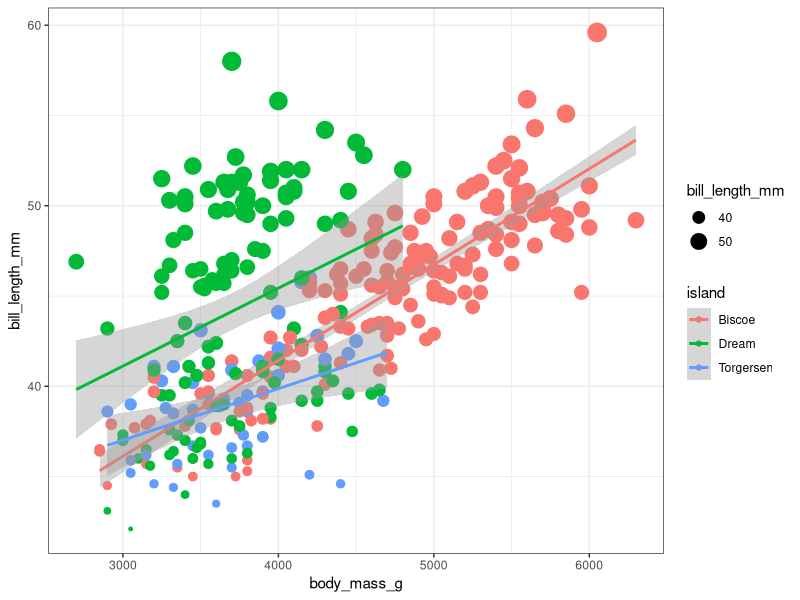
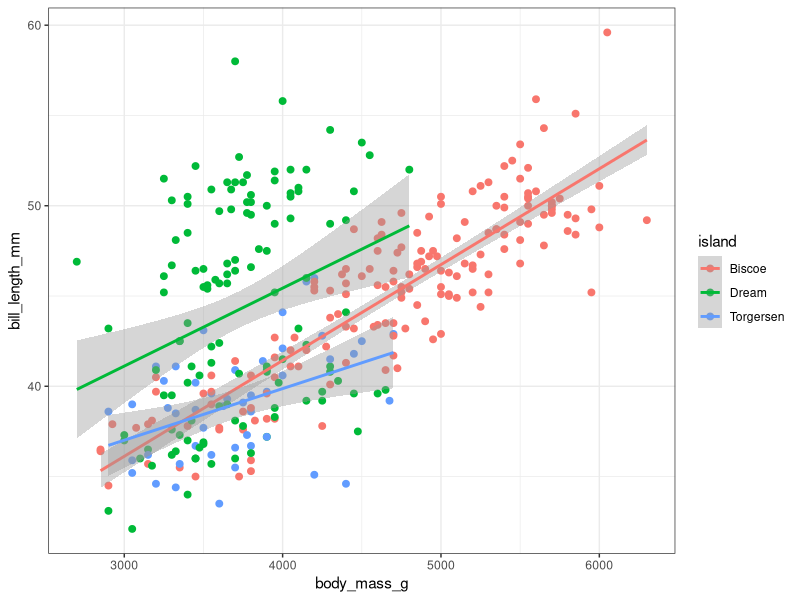
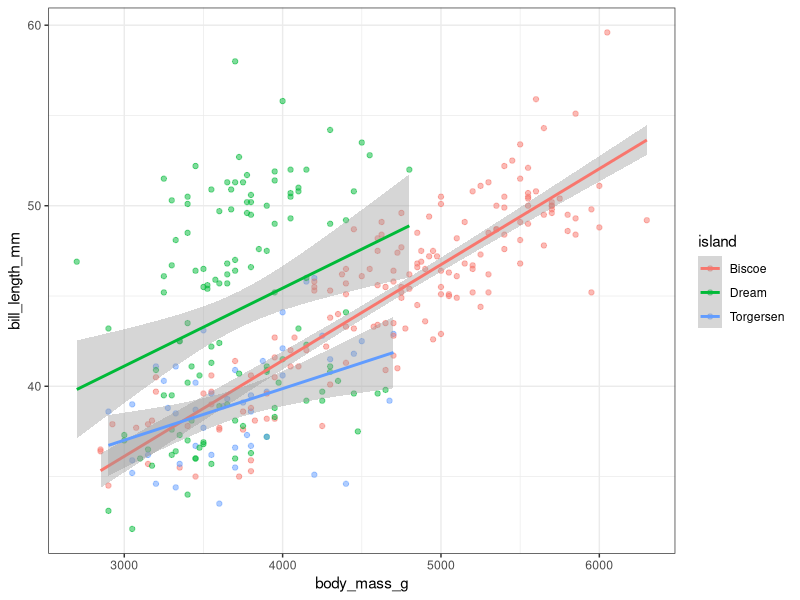

The R source for these figures, in order:
## ---- chunk 1
knitr::opts_chunk$set(echo = TRUE,  #display code?
                      message = FALSE, #display messages?
                      warning = FALSE, #display 
                      fig.path = "../output/")
## ---- chunk 2
library(tidyverse)
library(here)
library(palmerpenguins)

## ---- chunk 3
view(penguins)
songs <- read_csv(here("week_09","data","songs_clean.csv")) %>% drop_na()
glimpse(songs)
## ---- chunk 4

mm_to_m <- function(x){
  a <- x/1000
  return(a)
}

#example with songs dataset

songs %>%mutate( #mutate column
     add= mm_to_m(total_length))

#example with palmer penguin dataset
penguins %>%drop_na() %>% 
  rename(bill_length_m = bill_length_mm) %>% 
  mutate(
  bill_length_m = mm_to_m(bill_length_m) 
) 
  
## ---- chunk 5
myplot <- function(data = penguins,x,y, points) {if(points == "a"){

  # plot with points based on data
  ggplot(data,
         aes(x = {{x}},
             y = {{y}},
             color = island))+
    geom_point(aes(size = {{y}}))+
    geom_smooth(method = "lm")+
    theme_bw()
}else{if(points == "b"){ # plot with points based on a fixed size
    ggplot(data,
         aes(x = {{x}},
             y = {{y}},
             color = island))+
    geom_point(size = 2)+
    geom_smooth(method = "lm")+
    theme_bw()
}else{ if(points == "c"){ # plot with transparent point
    ggplot(data,
         aes(x = {{x}},
             y = {{y}},
             color = island))+
    geom_point(alpha = 0.5)+
    geom_smooth(method = "lm")+
    theme_bw()
}
}
}
}
## ---- chunk 6
penguins %>% drop_na() %>% 
myplot(x = body_mass_g,
       y = bill_length_mm, points = "a")
## ---- chunk 7
penguins %>% drop_na() %>% 
myplot(x = body_mass_g,
       y = bill_length_mm, points = "b")
## ---- chunk 8
penguins %>% drop_na() %>% 
myplot(x = body_mass_g,
       y = bill_length_mm, points = "c")
